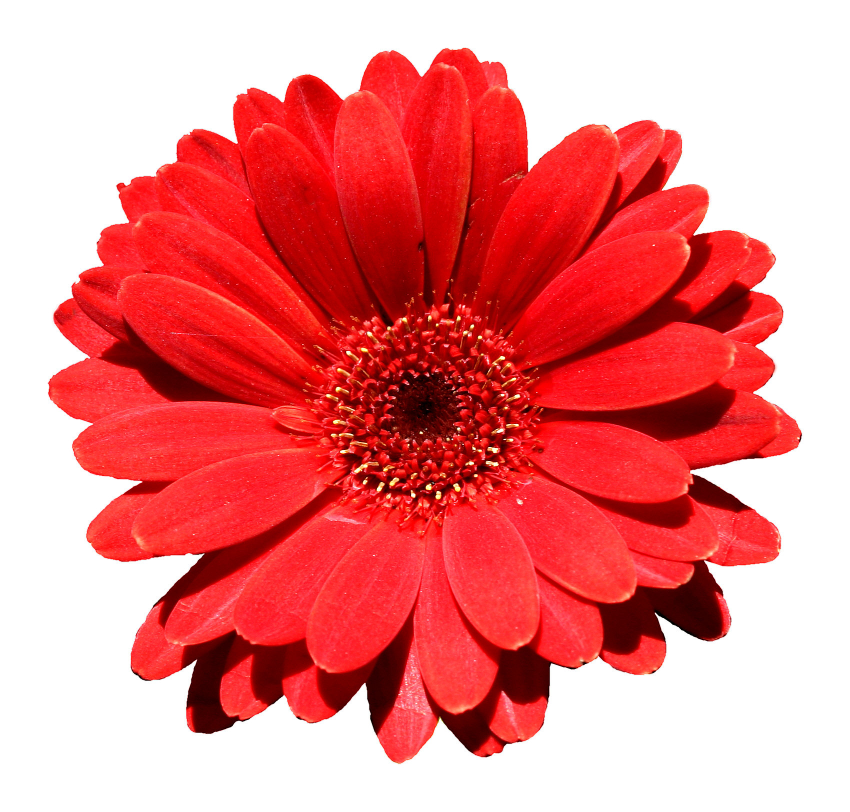
#> input picture 10jan2024/myPractice/flower.jpg, 1699 x 1623 px (shown at 1/2 size)
$ jupyter execute prac-01.ipynb
#> lines starting #> are read from the running program, lines starting #| are printed output that depends on the picture
[cell 1]
import numpy as np
import pandas as pd
import matplotlib.pyplot as plt
import cv2

[cell 2]
print(cv2.__version__)

[cell 3]
img=cv2.imread("flower.jpg",cv2.IMREAD_COLOR)
#> img is the input picture: shape (1623, 1699, 3); mean B, G, R 133.1, 132, 234.3
img=cv2.resize(img,(600,600))
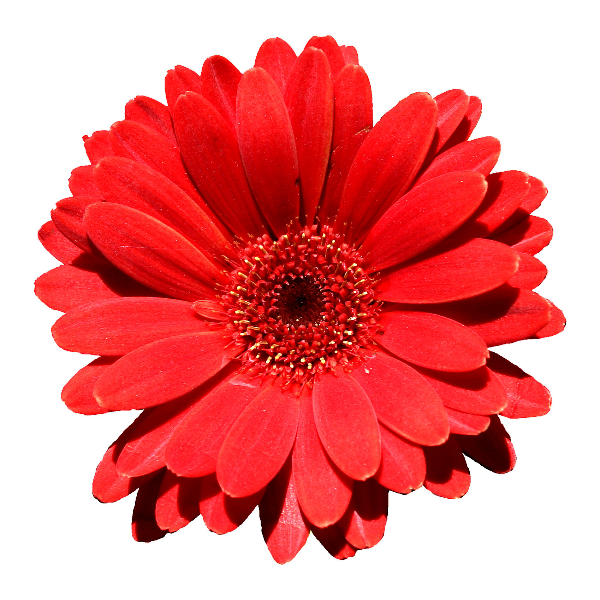
#> img: shape (600, 600, 3); mean B, G, R 133.1, 131.9, 234.2
cv2.imshow("my flower",img)
cv2.waitKey(0)
cv2.destroyAllWindows()

[cell 4]
rgbimage=cv2.cvtColor(img,cv2.COLOR_BGR2RGB)
plt.imshow(rgbimage)
plt.title("My Flower")

[cell 5]
img.shape
#> Out = (600, 600, 3)

[cell 6]
path=r"C:\Users\shawo\Documents\PythonPrep\IIT-DIP-Practice\10jan2024\myPractice\flower.jpg"
img2=cv2.imread(path,cv2.IMREAD_COLOR)
img2=cv2.resize(img2,(600,600))
cv2.imshow("fefa",img2)
cv2.waitKey(0)
cv2.destroyAllWindows()

[cell 7]
directory=r"C:\Users\shawo\Documents\PythonPrep\IIT-DIP-Practice\10jan2024\myPractice\Test Folder"

[cell 8]
import os
os.chdir(directory)

[cell 9]
os.listdir()

[cell 10]
filename="flower1.jpg"
cv2.imwrite(filename,img2)
#> Out = True
